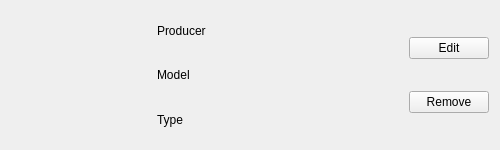
<?xml version="1.0" encoding="UTF-8"?>
<ui version="4.0">
 <class>ManagerDeviceWidget</class>
 <widget class="QWidget" name="ManagerDeviceWidget">
  <property name="geometry">
   <rect>
    <x>0</x>
    <y>0</y>
    <width>500</width>
    <height>150</height>
   </rect>
  </property>
  <property name="minimumSize">
   <size>
    <width>500</width>
    <height>150</height>
   </size>
  </property>
  <property name="windowTitle">
   <string>Form</string>
  </property>
  <layout class="QHBoxLayout" name="horizontalLayout">
   <item>
    <widget class="QLabel" name="lbImage">
     <property name="minimumSize">
      <size>
       <width>140</width>
       <height>140</height>
      </size>
     </property>
     <property name="maximumSize">
      <size>
       <width>140</width>
       <height>140</height>
      </size>
     </property>
     <property name="text">
      <string/>
     </property>
     <property name="scaledContents">
      <bool>true</bool>
     </property>
    </widget>
   </item>
   <item>
    <layout class="QVBoxLayout" name="verticalLayout">
     <item>
      <widget class="QLabel" name="lbProducer">
       <property name="text">
        <string>Producer</string>
       </property>
      </widget>
     </item>
     <item>
      <widget class="QLabel" name="lbModel">
       <property name="text">
        <string>Model</string>
       </property>
      </widget>
     </item>
     <item>
      <widget class="QLabel" name="lbType">
       <property name="text">
        <string>Type</string>
       </property>
      </widget>
     </item>
    </layout>
   </item>
   <item>
    <layout class="QVBoxLayout" name="verticalLayout_2">
     <item>
      <widget class="QPushButton" name="btnEdit">
       <property name="minimumSize">
        <size>
         <width>80</width>
         <height>0</height>
        </size>
       </property>
       <property name="maximumSize">
        <size>
         <width>80</width>
         <height>16777215</height>
        </size>
       </property>
       <property name="text">
        <string>Edit</string>
       </property>
      </widget>
     </item>
     <item>
      <widget class="QPushButton" name="pushButton_2">
       <property name="minimumSize">
        <size>
         <width>80</width>
         <height>0</height>
        </size>
       </property>
       <property name="maximumSize">
        <size>
         <width>80</width>
         <height>16777215</height>
        </size>
       </property>
       <property name="text">
        <string>Remove</string>
       </property>
      </widget>
     </item>
    </layout>
   </item>
  </layout>
 </widget>
 <resources/>
 <connections/>
</ui>
